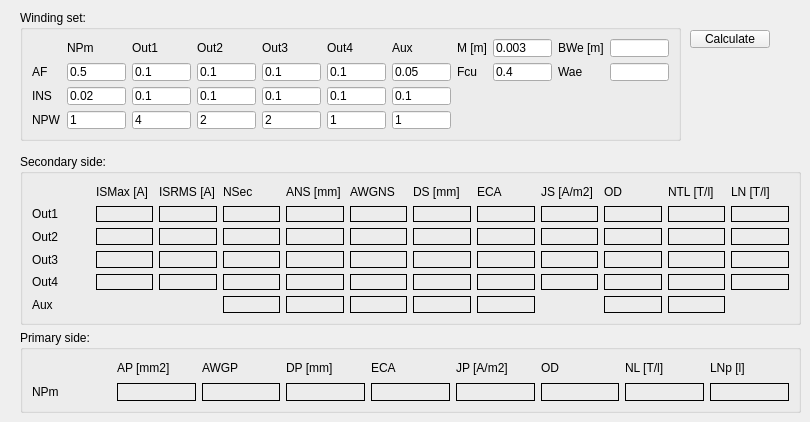
    <widget class="QWidget" name="TransStruct">
     <attribute name="title">
      <string>Transf. Struct.</string>
     </attribute>
     <widget class="QGroupBox" name="SecondSide">
      <property name="geometry">
       <rect>
        <x>20</x>
        <y>154</y>
        <width>781</width>
        <height>171</height>
       </rect>
      </property>
      <property name="title">
       <string>Secondary side:</string>
      </property>
      <layout class="QGridLayout" name="gridLayout_4">
       <item row="10" column="14">
        <widget class="QLabel" name="Out1LN">
         <property name="frameShape">
          <enum>QFrame::Box</enum>
         </property>
         <property name="text">
          <string/>
         </property>
        </widget>
       </item>
       <item row="0" column="3">
        <widget class="QLabel" name="label_80">
         <property name="text">
          <string>NSec</string>
         </property>
        </widget>
       </item>
       <item row="10" column="4">
        <widget class="QLabel" name="Out1ANS">
         <property name="frameShape">
          <enum>QFrame::Box</enum>
         </property>
         <property name="text">
          <string/>
         </property>
        </widget>
       </item>
       <item row="13" column="0">
        <widget class="QLabel" name="label_84">
         <property name="text">
          <string>Out4</string>
         </property>
        </widget>
       </item>
       <item row="13" column="6">
        <widget class="QLabel" name="Out4DS">
         <property name="frameShape">
          <enum>QFrame::Box</enum>
         </property>
         <property name="text">
          <string/>
         </property>
        </widget>
       </item>
       <item row="14" column="6">
        <widget class="QLabel" name="AuxD">
         <property name="frameShape">
          <enum>QFrame::Box</enum>
         </property>
         <property name="text">
          <string/>
         </property>
        </widget>
       </item>
       <item row="10" column="1">
        <widget class="QLabel" name="Out1ISMax">
         <property name="frameShape">
          <enum>QFrame::Box</enum>
         </property>
         <property name="text">
          <string/>
         </property>
        </widget>
       </item>
       <item row="11" column="14">
        <widget class="QLabel" name="Out2LN">
         <property name="frameShape">
          <enum>QFrame::Box</enum>
         </property>
         <property name="text">
          <string/>
         </property>
        </widget>
       </item>
       <item row="10" column="9">
        <widget class="QLabel" name="Out1OD">
         <property name="frameShape">
          <enum>QFrame::Box</enum>
         </property>
         <property name="text">
          <string/>
         </property>
        </widget>
       </item>
       <item row="12" column="3">
        <widget class="QLabel" name="Out3NSec">
         <property name="frameShape">
          <enum>QFrame::Box</enum>
         </property>
         <property name="text">
          <string/>
         </property>
        </widget>
       </item>
       <item row="11" column="7">
        <widget class="QLabel" name="Out2ECA">
         <property name="frameShape">
          <enum>QFrame::Box</enum>
         </property>
         <property name="text">
          <string/>
         </property>
        </widget>
       </item>
       <item row="0" column="4">
        <widget class="QLabel" name="label_86">
         <property name="text">
          <string>ANS [mm]</string>
         </property>
        </widget>
       </item>
       <item row="10" column="6">
        <widget class="QLabel" name="Out1DS">
         <property name="frameShape">
          <enum>QFrame::Box</enum>
         </property>
         <property name="text">
          <string/>
         </property>
        </widget>
       </item>
       <item row="12" column="2">
        <widget class="QLabel" name="Out3ISRMS">
         <property name="frameShape">
          <enum>QFrame::Box</enum>
         </property>
         <property name="text">
          <string/>
         </property>
        </widget>
       </item>
       <item row="10" column="11">
        <widget class="QLabel" name="Out1NTL">
         <property name="frameShape">
          <enum>QFrame::Box</enum>
         </property>
         <property name="text">
          <string/>
         </property>
        </widget>
       </item>
       <item row="10" column="7">
        <widget class="QLabel" name="Out1ECA">
         <property name="frameShape">
          <enum>QFrame::Box</enum>
         </property>
         <property name="text">
          <string/>
         </property>
        </widget>
       </item>
       <item row="13" column="7">
        <widget class="QLabel" name="Out4ECA">
         <property name="frameShape">
          <enum>QFrame::Box</enum>
         </property>
         <property name="text">
          <string/>
         </property>
        </widget>
       </item>
       <item row="13" column="5">
        <widget class="QLabel" name="Out4AWGNS">
         <property name="frameShape">
          <enum>QFrame::Box</enum>
         </property>
         <property name="text">
          <string/>
         </property>
        </widget>
       </item>
       <item row="13" column="3">
        <widget class="QLabel" name="Out4NSec">
         <property name="frameShape">
          <enum>QFrame::Box</enum>
         </property>
         <property name="text">
          <string/>
         </property>
        </widget>
       </item>
       <item row="13" column="8">
        <widget class="QLabel" name="Out4JS">
         <property name="frameShape">
          <enum>QFrame::Box</enum>
         </property>
         <property name="text">
          <string/>
         </property>
        </widget>
       </item>
       <item row="14" column="0">
        <widget class="QLabel" name="label_85">
         <property name="text">
          <string>Aux</string>
         </property>
        </widget>
       </item>
       <item row="0" column="9">
        <widget class="QLabel" name="label_76">
         <property name="text">
          <string>OD</string>
         </property>
        </widget>
       </item>
       <item row="0" column="5">
        <widget class="QLabel" name="label_87">
         <property name="text">
          <string>AWGNS</string>
         </property>
        </widget>
       </item>
       <item row="0" column="14">
        <widget class="QLabel" name="label_92">
         <property name="text">
          <string>LN [T/l]</string>
         </property>
        </widget>
       </item>
       <item row="10" column="0">
        <widget class="QLabel" name="label_81">
         <property name="text">
          <string>Out1</string>
         </property>
        </widget>
       </item>
       <item row="0" column="8">
        <widget class="QLabel" name="label_91">
         <property name="text">
          <string>JS [A/m2]</string>
         </property>
        </widget>
       </item>
       <item row="12" column="9">
        <widget class="QLabel" name="Out3OD">
         <property name="frameShape">
          <enum>QFrame::Box</enum>
         </property>
         <property name="text">
          <string/>
         </property>
        </widget>
       </item>
       <item row="0" column="7">
        <widget class="QLabel" name="label_79">
         <property name="text">
          <string>ECA</string>
         </property>
        </widget>
       </item>
       <item row="13" column="2">
        <widget class="QLabel" name="Out4ISRMS">
         <property name="frameShape">
          <enum>QFrame::Box</enum>
         </property>
         <property name="text">
          <string/>
         </property>
        </widget>
       </item>
       <item row="13" column="9">
        <widget class="QLabel" name="Out4OD">
         <property name="frameShape">
          <enum>QFrame::Box</enum>
         </property>
         <property name="text">
          <string/>
         </property>
        </widget>
       </item>
       <item row="10" column="3">
        <widget class="QLabel" name="Out1NSec">
         <property name="frameShape">
          <enum>QFrame::Box</enum>
         </property>
         <property name="text">
          <string/>
         </property>
        </widget>
       </item>
       <item row="14" column="3">
        <widget class="QLabel" name="AuxN">
         <property name="frameShape">
          <enum>QFrame::Box</enum>
         </property>
         <property name="text">
          <string/>
         </property>
        </widget>
       </item>
       <item row="12" column="5">
        <widget class="QLabel" name="Out3AWGNS">
         <property name="frameShape">
          <enum>QFrame::Box</enum>
         </property>
         <property name="text">
          <string/>
         </property>
        </widget>
       </item>
       <item row="11" column="11">
        <widget class="QLabel" name="Out2NTL">
         <property name="frameShape">
          <enum>QFrame::Box</enum>
         </property>
         <property name="text">
          <string/>
         </property>
        </widget>
       </item>
       <item row="11" column="5">
        <widget class="QLabel" name="Out2AWGNS">
         <property name="frameShape">
          <enum>QFrame::Box</enum>
         </property>
         <property name="text">
          <string/>
         </property>
        </widget>
       </item>
       <item row="11" column="1">
        <widget class="QLabel" name="Out2ISMax">
         <property name="frameShape">
          <enum>QFrame::Box</enum>
         </property>
         <property name="text">
          <string/>
         </property>
        </widget>
       </item>
       <item row="10" column="2">
        <widget class="QLabel" name="Out1ISRMS">
         <property name="frameShape">
          <enum>QFrame::Box</enum>
         </property>
         <property name="text">
          <string/>
         </property>
        </widget>
       </item>
       <item row="11" column="0">
        <widget class="QLabel" name="label_82">
         <property name="text">
          <string>Out2</string>
         </property>
        </widget>
       </item>
       <item row="14" column="5">
        <widget class="QLabel" name="AuxAWGN">
         <property name="frameShape">
          <enum>QFrame::Box</enum>
         </property>
         <property name="text">
          <string/>
         </property>
        </widget>
       </item>
       <item row="11" column="2">
        <widget class="QLabel" name="Out2ISRMS">
         <property name="frameShape">
          <enum>QFrame::Box</enum>
         </property>
         <property name="text">
          <string/>
         </property>
        </widget>
       </item>
       <item row="13" column="14">
        <widget class="QLabel" name="Out4LN">
         <property name="frameShape">
          <enum>QFrame::Box</enum>
         </property>
         <property name="text">
          <string/>
         </property>
        </widget>
       </item>
       <item row="10" column="5">
        <widget class="QLabel" name="Out1AWGNS">
         <property name="frameShape">
          <enum>QFrame::Box</enum>
         </property>
         <property name="text">
          <string/>
         </property>
        </widget>
       </item>
       <item row="0" column="2">
        <widget class="QLabel" name="label_90">
         <property name="text">
          <string>ISRMS [A]</string>
         </property>
        </widget>
       </item>
       <item row="13" column="1">
        <widget class="QLabel" name="Out4ISMax">
         <property name="frameShape">
          <enum>QFrame::Box</enum>
         </property>
         <property name="text">
          <string/>
         </property>
        </widget>
       </item>
       <item row="12" column="7">
        <widget class="QLabel" name="Out3ECA">
         <property name="frameShape">
          <enum>QFrame::Box</enum>
         </property>
         <property name="text">
          <string/>
         </property>
        </widget>
       </item>
       <item row="10" column="8">
        <widget class="QLabel" name="Out1JS">
         <property name="frameShape">
          <enum>QFrame::Box</enum>
         </property>
         <property name="text">
          <string/>
         </property>
        </widget>
       </item>
       <item row="11" column="4">
        <widget class="QLabel" name="Out2ANS">
         <property name="frameShape">
          <enum>QFrame::Box</enum>
         </property>
         <property name="text">
          <string/>
         </property>
        </widget>
       </item>
       <item row="12" column="11">
        <widget class="QLabel" name="Out3NTL">
         <property name="frameShape">
          <enum>QFrame::Box</enum>
         </property>
         <property name="text">
          <string/>
         </property>
        </widget>
       </item>
       <item row="11" column="3">
        <widget class="QLabel" name="Out2NSec">
         <property name="frameShape">
          <enum>QFrame::Box</enum>
         </property>
         <property name="text">
          <string/>
         </property>
        </widget>
       </item>
       <item row="11" column="8">
        <widget class="QLabel" name="Out2JS">
         <property name="frameShape">
          <enum>QFrame::Box</enum>
         </property>
         <property name="text">
          <string/>
         </property>
        </widget>
       </item>
       <item row="0" column="1">
        <widget class="QLabel" name="label_89">
         <property name="text">
          <string>ISMax [A]</string>
         </property>
        </widget>
       </item>
       <item row="11" column="6">
        <widget class="QLabel" name="Out2DS">
         <property name="frameShape">
          <enum>QFrame::Box</enum>
         </property>
         <property name="text">
          <string/>
         </property>
        </widget>
       </item>
       <item row="12" column="8">
        <widget class="QLabel" name="Out3JS">
         <property name="frameShape">
          <enum>QFrame::Box</enum>
         </property>
         <property name="text">
          <string/>
         </property>
        </widget>
       </item>
       <item row="11" column="9">
        <widget class="QLabel" name="Out2OD">
         <property name="frameShape">
          <enum>QFrame::Box</enum>
         </property>
         <property name="text">
          <string/>
         </property>
        </widget>
       </item>
       <item row="12" column="0">
        <widget class="QLabel" name="label_83">
         <property name="text">
          <string>Out3</string>
         </property>
        </widget>
       </item>
       <item row="13" column="4">
        <widget class="QLabel" name="Out4ANS">
         <property name="frameShape">
          <enum>QFrame::Box</enum>
         </property>
         <property name="text">
          <string/>
         </property>
        </widget>
       </item>
       <item row="12" column="6">
        <widget class="QLabel" name="Out3DS">
         <property name="frameShape">
          <enum>QFrame::Box</enum>
         </property>
         <property name="text">
          <string/>
         </property>
        </widget>
       </item>
       <item row="12" column="1">
        <widget class="QLabel" name="Out3ISMax">
         <property name="frameShape">
          <enum>QFrame::Box</enum>
         </property>
         <property name="text">
          <string/>
         </property>
        </widget>
       </item>
       <item row="12" column="14">
        <widget class="QLabel" name="Out3LN">
         <property name="frameShape">
          <enum>QFrame::Box</enum>
         </property>
         <property name="text">
          <string/>
         </property>
        </widget>
       </item>
       <item row="12" column="4">
        <widget class="QLabel" name="Out3ANS">
         <property name="frameShape">
          <enum>QFrame::Box</enum>
         </property>
         <property name="text">
          <string/>
         </property>
        </widget>
       </item>
       <item row="14" column="4">
        <widget class="QLabel" name="AuxAN">
         <property name="frameShape">
          <enum>QFrame::Box</enum>
         </property>
         <property name="text">
          <string/>
         </property>
        </widget>
       </item>
       <item row="13" column="11">
        <widget class="QLabel" name="Out4NTL">
         <property name="frameShape">
          <enum>QFrame::Box</enum>
         </property>
         <property name="text">
          <string/>
         </property>
        </widget>
       </item>
       <item row="0" column="11">
        <widget class="QLabel" name="label_131">
         <property name="text">
          <string>NTL [T/l]</string>
         </property>
        </widget>
       </item>
       <item row="14" column="7">
        <widget class="QLabel" name="AuxECA">
         <property name="frameShape">
          <enum>QFrame::Box</enum>
         </property>
         <property name="text">
          <string/>
         </property>
        </widget>
       </item>
       <item row="14" column="9">
        <widget class="QLabel" name="AuxOD">
         <property name="frameShape">
          <enum>QFrame::Box</enum>
         </property>
         <property name="text">
          <string/>
         </property>
        </widget>
       </item>
       <item row="14" column="11">
        <widget class="QLabel" name="AuxNTL">
         <property name="frameShape">
          <enum>QFrame::Box</enum>
         </property>
         <property name="text">
          <string/>
         </property>
        </widget>
       </item>
       <item row="0" column="6">
        <widget class="QLabel" name="label_88">
         <property name="text">
          <string>DS [mm]</string>
         </property>
        </widget>
       </item>
      </layout>
     </widget>
     <widget class="QGroupBox" name="groupBox_11">
      <property name="geometry">
       <rect>
        <x>20</x>
        <y>330</y>
        <width>781</width>
        <height>83</height>
       </rect>
      </property>
      <property name="title">
       <string>Primary side:</string>
      </property>
      <layout class="QGridLayout" name="gridLayout_5">
       <item row="1" column="8">
        <widget class="QLabel" name="PrimLN">
         <property name="frameShape">
          <enum>QFrame::Box</enum>
         </property>
         <property name="text">
          <string/>
         </property>
        </widget>
       </item>
       <item row="0" column="1">
        <widget class="QLabel" name="label_105">
         <property name="text">
          <string>AP [mm2]</string>
         </property>
        </widget>
       </item>
       <item row="1" column="5">
        <widget class="QLabel" name="PrimJP">
         <property name="frameShape">
          <enum>QFrame::Box</enum>
         </property>
         <property name="text">
          <string/>
         </property>
        </widget>
       </item>
       <item row="0" column="8">
        <widget class="QLabel" name="label_110">
         <property name="text">
          <string>LNp [l]</string>
         </property>
        </widget>
       </item>
       <item row="1" column="0">
        <widget class="QLabel" name="label_106">
         <property name="text">
          <string>NPm</string>
         </property>
        </widget>
       </item>
       <item row="1" column="4">
        <widget class="QLabel" name="PrimECA">
         <property name="frameShape">
          <enum>QFrame::Box</enum>
         </property>
         <property name="text">
          <string/>
         </property>
        </widget>
       </item>
       <item row="1" column="2">
        <widget class="QLabel" name="PrimAWGP">
         <property name="frameShape">
          <enum>QFrame::Box</enum>
         </property>
         <property name="text">
          <string/>
         </property>
        </widget>
       </item>
       <item row="0" column="3">
        <widget class="QLabel" name="label_111">
         <property name="text">
          <string>DP [mm]</string>
         </property>
        </widget>
       </item>
       <item row="0" column="4">
        <widget class="QLabel" name="label_132">
         <property name="text">
          <string>ECA</string>
         </property>
        </widget>
       </item>
       <item row="0" column="2">
        <widget class="QLabel" name="label_107">
         <property name="text">
          <string>AWGP</string>
         </property>
        </widget>
       </item>
       <item row="1" column="3">
        <widget class="QLabel" name="PrimDP">
         <property name="frameShape">
          <enum>QFrame::Box</enum>
         </property>
         <property name="text">
          <string/>
         </property>
        </widget>
       </item>
       <item row="0" column="7">
        <widget class="QLabel" name="label_109">
         <property name="text">
          <string>NL [T/l]</string>
         </property>
        </widget>
       </item>
       <item row="1" column="1">
        <widget class="QLabel" name="PrimAP">
         <property name="frameShape">
          <enum>QFrame::Box</enum>
         </property>
         <property name="text">
          <string/>
         </property>
        </widget>
       </item>
       <item row="0" column="5">
        <widget class="QLabel" name="label_108">
         <property name="text">
          <string>JP [A/m2]</string>
         </property>
        </widget>
       </item>
       <item row="1" column="7">
        <widget class="QLabel" name="PrimNTL">
         <property name="frameShape">
          <enum>QFrame::Box</enum>
         </property>
         <property name="text">
          <string/>
         </property>
        </widget>
       </item>
       <item row="1" column="6">
        <widget class="QLabel" name="PrimOD">
         <property name="frameShape">
          <enum>QFrame::Box</enum>
         </property>
         <property name="text">
          <string/>
         </property>
        </widget>
       </item>
       <item row="0" column="6">
        <widget class="QLabel" name="label_112">
         <property name="text">
          <string>OD</string>
         </property>
        </widget>
       </item>
      </layout>
     </widget>
     <widget class="QGroupBox" name="groupBox_12">
      <property name="geometry">
       <rect>
        <x>20</x>
        <y>10</y>
        <width>661</width>
        <height>131</height>
       </rect>
      </property>
      <property name="title">
       <string>Winding set:</string>
      </property>
      <layout class="QGridLayout" name="gridLayout_3">
       <item row="0" column="8">
        <widget class="QLineEdit" name="InM">
         <property name="text">
          <string>0.003</string>
         </property>
        </widget>
       </item>
       <item row="0" column="1">
        <widget class="QLabel" name="label_94">
         <property name="text">
          <string>NPm</string>
         </property>
        </widget>
       </item>
       <item row="1" column="7">
        <widget class="QLabel" name="label_102">
         <property name="text">
          <string>Fcu</string>
         </property>
        </widget>
       </item>
       <item row="2" column="3">
        <widget class="QLineEdit" name="INSOut2">
         <property name="text">
          <string>0.1</string>
         </property>
        </widget>
       </item>
       <item row="0" column="10">
        <widget class="QLineEdit" name="BWe"/>
       </item>
       <item row="0" column="3">
        <widget class="QLabel" name="label_96">
         <property name="text">
          <string>Out2</string>
         </property>
        </widget>
       </item>
       <item row="1" column="0">
        <widget class="QLabel" name="label_97">
         <property name="text">
          <string>AF</string>
         </property>
        </widget>
       </item>
       <item row="0" column="2">
        <widget class="QLabel" name="label_95">
         <property name="text">
          <string>Out1</string>
         </property>
        </widget>
       </item>
       <item row="1" column="5">
        <widget class="QLineEdit" name="AFOut4">
         <property name="text">
          <string>0.1</string>
         </property>
        </widget>
       </item>
       <item row="2" column="0">
        <widget class="QLabel" name="label_133">
         <property name="text">
          <string>INS</string>
         </property>
        </widget>
       </item>
       <item row="0" column="9">
        <widget class="QLabel" name="label_103">
         <property name="text">
          <string>BWe [m]</string>
         </property>
        </widget>
       </item>
       <item row="0" column="6">
        <widget class="QLabel" name="label_100">
         <property name="text">
          <string>Aux</string>
         </property>
        </widget>
       </item>
       <item row="1" column="9">
        <widget class="QLabel" name="label_104">
         <property name="text">
          <string>Wae</string>
         </property>
        </widget>
       </item>
       <item row="2" column="5">
        <widget class="QLineEdit" name="INSOut4">
         <property name="text">
          <string>0.1</string>
         </property>
        </widget>
       </item>
       <item row="0" column="4">
        <widget class="QLabel" name="label_98">
         <property name="text">
          <string>Out3</string>
         </property>
        </widget>
       </item>
       <item row="1" column="4">
        <widget class="QLineEdit" name="AFOut3">
         <property name="text">
          <string>0.1</string>
         </property>
        </widget>
       </item>
       <item row="2" column="2">
        <widget class="QLineEdit" name="INSOut1">
         <property name="text">
          <string>0.1</string>
         </property>
        </widget>
       </item>
       <item row="1" column="10">
        <widget class="QLineEdit" name="Wae"/>
       </item>
       <item row="2" column="4">
        <widget class="QLineEdit" name="INSOut3">
         <property name="text">
          <string>0.1</string>
         </property>
        </widget>
       </item>
       <item row="1" column="6">
        <widget class="QLineEdit" name="AFAux">
         <property name="text">
          <string>0.05</string>
         </property>
        </widget>
       </item>
       <item row="1" column="2">
        <widget class="QLineEdit" name="AFOut1">
         <property name="text">
          <string>0.1</string>
         </property>
        </widget>
       </item>
       <item row="2" column="6">
        <widget class="QLineEdit" name="INSAux">
         <property name="text">
          <string>0.1</string>
         </property>
        </widget>
       </item>
       <item row="0" column="7">
        <widget class="QLabel" name="label_101">
         <property name="text">
          <string>M [m]</string>
         </property>
        </widget>
       </item>
       <item row="1" column="1">
        <widget class="QLineEdit" name="AFNPm">
         <property name="text">
          <string>0.5</string>
         </property>
        </widget>
       </item>
       <item row="3" column="0">
        <widget class="QLabel" name="label_134">
         <property name="text">
          <string>NPW</string>
         </property>
        </widget>
       </item>
       <item row="2" column="1">
        <widget class="QLineEdit" name="INSPm">
         <property name="text">
          <string>0.02</string>
         </property>
        </widget>
       </item>
       <item row="1" column="3">
        <widget class="QLineEdit" name="AFOut2">
         <property name="text">
          <string>0.1</string>
         </property>
        </widget>
       </item>
       <item row="1" column="8">
        <widget class="QLineEdit" name="Fcu">
         <property name="text">
          <string>0.4</string>
         </property>
        </widget>
       </item>
       <item row="0" column="5">
        <widget class="QLabel" name="label_99">
         <property name="text">
          <string>Out4</string>
         </property>
        </widget>
       </item>
       <item row="3" column="1">
        <widget class="QLineEdit" name="NPWPrim">
         <property name="text">
          <string>1</string>
         </property>
        </widget>
       </item>
       <item row="3" column="2">
        <widget class="QLineEdit" name="NPWOut1">
         <property name="text">
          <string>4</string>
         </property>
        </widget>
       </item>
       <item row="3" column="3">
        <widget class="QLineEdit" name="NPWOut2">
         <property name="text">
          <string>2</string>
         </property>
        </widget>
       </item>
       <item row="3" column="4">
        <widget class="QLineEdit" name="NPWOut3">
         <property name="text">
          <string>2</string>
         </property>
        </widget>
       </item>
       <item row="3" column="5">
        <widget class="QLineEdit" name="NPWOut4">
         <property name="text">
          <string>1</string>
         </property>
        </widget>
       </item>
       <item row="3" column="6">
        <widget class="QLineEdit" name="NPWAux">
         <property name="text">
          <string>1</string>
         </property>
        </widget>
       </item>
      </layout>
     </widget>
     <widget class="QPushButton" name="CalcWindingPushButton">
      <property name="geometry">
       <rect>
        <x>690</x>
        <y>30</y>
        <width>80</width>
        <height>18</height>
       </rect>
      </property>
      <property name="text">
       <string>Calculate</string>
      </property>
     </widget>
    </widget>
